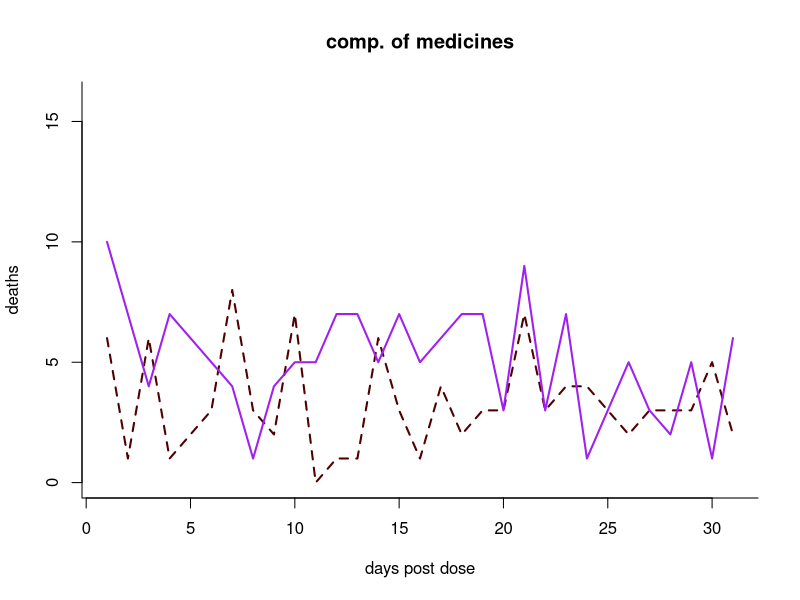
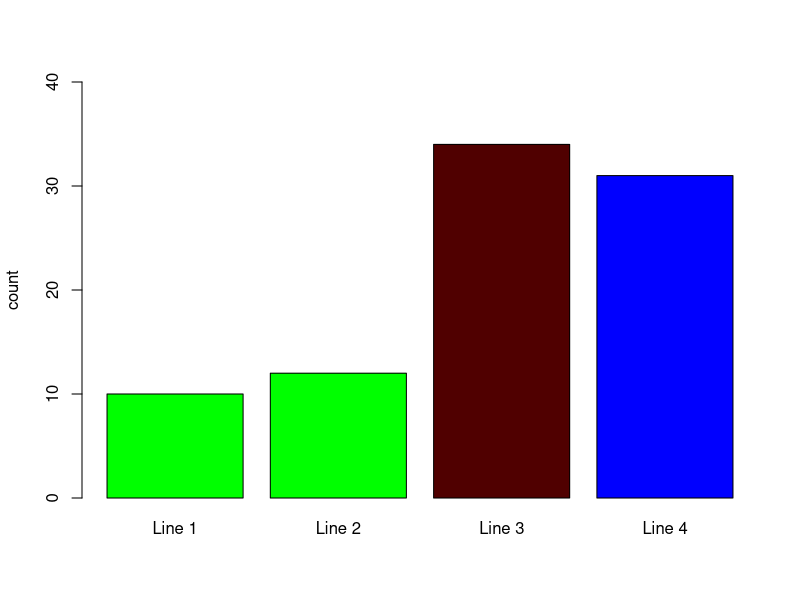
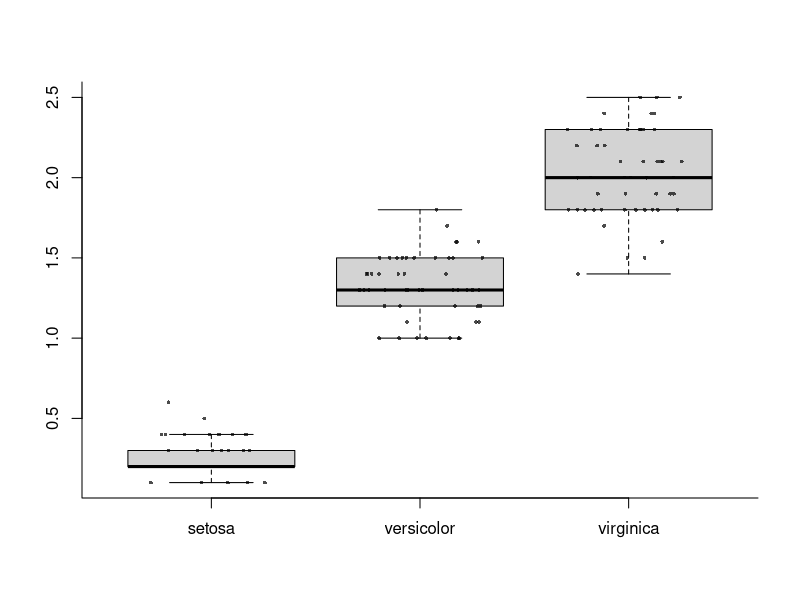
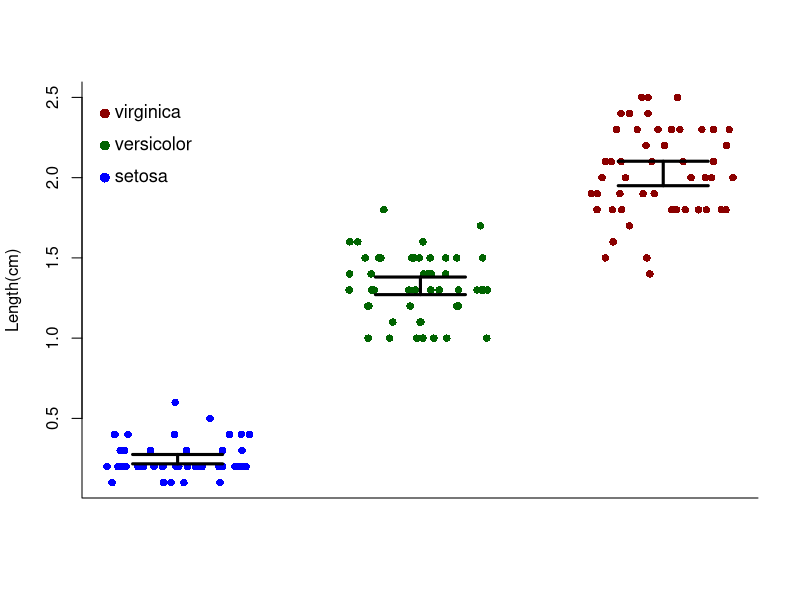
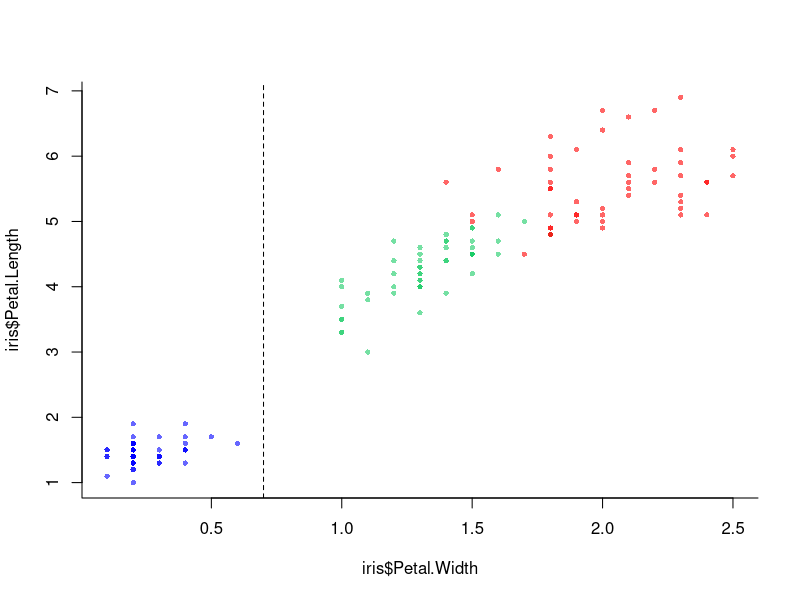
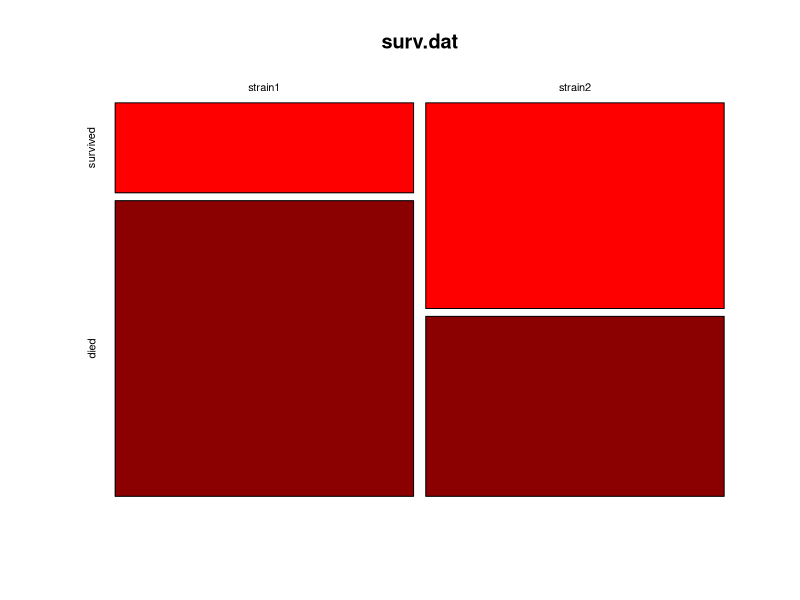

The R script that drew these images, in order:
# heath Blackmon
# examples of types of plots using base R
# coleoguy@gmail.com
# expdes class week 2 class 2

dat <- data.frame(rpois(31,3),
                  rpois(31,5))

dat <- cbind(1:31, dat)
colnames(dat) <- c("days","treatment1","treatment2")
par(bty="l")
plot(x=dat$days,
     y=dat$treatment1,
     type="l",
     ylim=c(0,16),
     lty=2,
     xlab="days post dose",
     ylab="deaths",
     main="comp. of medicines",
     lwd=2,
     col=rgb(80/255,0,0))
lines(x=dat$days, y=dat$treatment2, lwd=2,col="purple")

# barplots
disp.beetles <- c(10, 12, 34, 31)
names(disp.beetles) <- c("Line 1", "Line 2", 
                         "Line 3", "Line 4")
barplot(disp.beetles,
        ylab="count",
        ylim=c(0,40),
        col=c("green", "green", 
              rgb(80,0,0, maxColorValue = 255), 
              "blue"))

# boxplots
data(iris)
petals <- data.frame(iris$Petal.Width[1:50],
                     iris$Petal.Width[51:100],
                     iris$Petal.Width[101:150])
colnames(petals) <- unique(iris$Species)
boxplot(petals,
        outline=F)
points(x=runif(50, min=.7, max=1.3), 
       y=petals[,1],
       col=rgb(0,0,0,.7),
       pch=16,
       cex=.5)
points(x=runif(50, min=1.7, max=2.3), 
       y=petals[,2],
       col=rgb(0,0,0,.7),
       pch=16,
       cex=.5)
points(x=runif(50, min=2.7, max=3.3), 
       y=petals[,3],
       col=rgb(0,0,0,.7),
       pch=16,
       cex=.5)

# I think this plot could be improved even more by forgoing the basic
# boxplot here is how I would plot this particular dataset

# first I want to create x values that will allow me to plot
# each species in a different column but with some noise left and
# right.
xvals <- c(runif(50, min=.7, max=1.3),
           runif(50, min=1.7, max=2.3),
           runif(50, min=2.7, max=3.3))

# I also want colors that represent each species 
cols <- c(rep("blue", 50),
          rep("darkgreen", 50),
          rep("darkred", 50))

plot(x = xvals, 
     y = c(petals$setosa, petals$versicolor, petals$virginica),
     col = cols, pch = 16, xaxt="n", ylab = "Length(cm)", 
     xlab = "")

# if you didnt want to use color you could use this line to put titles on
# the x axis.
# axis(side = 1, at = 1:3, labels = colnames(petals))

# instead I will plot a legend manually
points(x=c(.7,.7,.7),y=c(2.0,2.2,2.4), pch=16,cex=1.3,col=c(cols[c(1,51,101)]))
text(x=c(.7,.7,.7),y=c(2.0,2.2,2.4), labels = colnames(petals),
     cex=1.1,pos=4)

# I'd like to add to this the 95% confidence interval on top of these points
set.error <- qnorm(0.975)*sd(petals$setosa)/sqrt(50)
set95 <- c(mean(petals$setosa) - set.error,
           mean(petals$setosa) + set.error)
ver.error <- qnorm(0.975)*sd(petals$versicolor)/sqrt(50)
ver95 <- c(mean(petals$versicolor) - ver.error,
           mean(petals$versicolor) + ver.error)
vir.error <- qnorm(0.975)*sd(petals$virginica)/sqrt(50)
vir95 <- c(mean(petals$virginica) - vir.error,
           mean(petals$virginica) + vir.error)
arrows(x0 = 1, x1 = 1, y0 = set95[1], y1 = set95[2],
       angle = 90, lwd = 3, code = 3, length = .45)
arrows(x0 = 2, x1 = 2, y0 = ver95[1], y1 = ver95[2],
       angle = 90, lwd = 3, code = 3, length = .45)
arrows(x0 = 3, x1 = 3, y0 = vir95[1], y1 = vir95[2],
       angle = 90, lwd = 3, code = 3, length = .45)


# scatterplots
plot(x=iris$Petal.Width, 
     y=iris$Petal.Length,
     pch=16,
     cex=.7,
     col=c(rep(rgb(0,0,1,.6), 50),
           rep(rgb(0.1,.8,.4,.6), 50),
           rep(rgb(1,0,0,.6), 50)))
abline(v=.7, lty=2)

# mosaicplots
surv.dat <- matrix(c(7,16,23,14),2,2)
row.names(surv.dat) <- c("strain1", "strain2")
colnames(surv.dat) <- c("survived", "died")
mosaicplot(surv.dat, col=c("red","darkred"))
